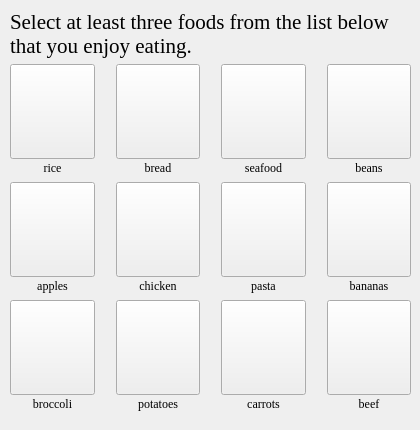
         <widget class="QWidget" name="foodprefspage">
          <widget class="QWidget" name="verticalLayoutWidget_3">
           <property name="geometry">
            <rect>
             <x>10</x>
             <y>10</y>
             <width>401</width>
             <height>411</height>
            </rect>
           </property>
           <layout class="QVBoxLayout" name="foodprefslayout">
            <property name="sizeConstraint">
             <enum>QLayout::SetDefaultConstraint</enum>
            </property>
            <property name="bottomMargin">
             <number>10</number>
            </property>
            <item>
             <widget class="QLabel" name="foodprefsquerylabel">
              <property name="font">
               <font>
                <family>Georgia</family>
                <pointsize>16</pointsize>
                <kerning>true</kerning>
               </font>
              </property>
              <property name="text">
               <string>Select at least three foods from the list below that you enjoy eating.</string>
              </property>
              <property name="wordWrap">
               <bool>true</bool>
              </property>
             </widget>
            </item>
            <item>
             <layout class="QGridLayout" name="foodsgrid">
              <property name="verticalSpacing">
               <number>2</number>
              </property>
              <item row="6" column="3">
               <spacer name="hspacer21f">
                <property name="orientation">
                 <enum>Qt::Horizontal</enum>
                </property>
                <property name="sizeType">
                 <enum>QSizePolicy::Fixed</enum>
                </property>
                <property name="sizeHint" stdset="0">
                 <size>
                  <width>15</width>
                  <height>20</height>
                 </size>
                </property>
               </spacer>
              </item>
              <item row="0" column="6">
               <widget class="QPushButton" name="beansbutton">
                <property name="sizePolicy">
                 <sizepolicy hsizetype="Minimum" vsizetype="MinimumExpanding">
                  <horstretch>0</horstretch>
                  <verstretch>0</verstretch>
                 </sizepolicy>
                </property>
                <property name="text">
                 <string/>
                </property>
                <property name="iconSize">
                 <size>
                  <width>60</width>
                  <height>60</height>
                 </size>
                </property>
                <property name="checkable">
                 <bool>true</bool>
                </property>
               </widget>
              </item>
              <item row="1" column="2">
               <widget class="QLabel" name="breadlabel">
                <property name="font">
                 <font>
                  <family>Georgia</family>
                  <kerning>true</kerning>
                 </font>
                </property>
                <property name="text">
                 <string>bread</string>
                </property>
                <property name="alignment">
                 <set>Qt::AlignCenter</set>
                </property>
               </widget>
              </item>
              <item row="6" column="1">
               <spacer name="hspacer11f">
                <property name="orientation">
                 <enum>Qt::Horizontal</enum>
                </property>
                <property name="sizeType">
                 <enum>QSizePolicy::Fixed</enum>
                </property>
                <property name="sizeHint" stdset="0">
                 <size>
                  <width>15</width>
                  <height>20</height>
                 </size>
                </property>
               </spacer>
              </item>
              <item row="4" column="0">
               <widget class="QLabel" name="appleslabel">
                <property name="font">
                 <font>
                  <family>Georgia</family>
                  <kerning>true</kerning>
                 </font>
                </property>
                <property name="text">
                 <string>apples</string>
                </property>
                <property name="alignment">
                 <set>Qt::AlignCenter</set>
                </property>
               </widget>
              </item>
              <item row="1" column="6">
               <widget class="QLabel" name="beanslabel">
                <property name="font">
                 <font>
                  <family>Georgia</family>
                  <kerning>true</kerning>
                 </font>
                </property>
                <property name="text">
                 <string>beans</string>
                </property>
                <property name="alignment">
                 <set>Qt::AlignCenter</set>
                </property>
               </widget>
              </item>
              <item row="6" column="4">
               <widget class="QPushButton" name="carrotsbutton">
                <property name="sizePolicy">
                 <sizepolicy hsizetype="Minimum" vsizetype="MinimumExpanding">
                  <horstretch>0</horstretch>
                  <verstretch>0</verstretch>
                 </sizepolicy>
                </property>
                <property name="text">
                 <string/>
                </property>
                <property name="iconSize">
                 <size>
                  <width>60</width>
                  <height>60</height>
                 </size>
                </property>
                <property name="checkable">
                 <bool>true</bool>
                </property>
               </widget>
              </item>
              <item row="4" column="2">
               <widget class="QLabel" name="chickenlabel">
                <property name="font">
                 <font>
                  <family>Georgia</family>
                  <kerning>true</kerning>
                 </font>
                </property>
                <property name="text">
                 <string>chicken</string>
                </property>
                <property name="alignment">
                 <set>Qt::AlignCenter</set>
                </property>
               </widget>
              </item>
              <item row="3" column="1">
               <spacer name="hspacer12f">
                <property name="orientation">
                 <enum>Qt::Horizontal</enum>
                </property>
                <property name="sizeType">
                 <enum>QSizePolicy::Fixed</enum>
                </property>
                <property name="sizeHint" stdset="0">
                 <size>
                  <width>15</width>
                  <height>20</height>
                 </size>
                </property>
               </spacer>
              </item>
              <item row="4" column="4">
               <widget class="QLabel" name="pastalabel">
                <property name="font">
                 <font>
                  <family>Georgia</family>
                  <kerning>true</kerning>
                 </font>
                </property>
                <property name="text">
                 <string>pasta</string>
                </property>
                <property name="alignment">
                 <set>Qt::AlignCenter</set>
                </property>
               </widget>
              </item>
              <item row="3" column="6">
               <widget class="QPushButton" name="bananasbutton">
                <property name="sizePolicy">
                 <sizepolicy hsizetype="Minimum" vsizetype="MinimumExpanding">
                  <horstretch>0</horstretch>
                  <verstretch>0</verstretch>
                 </sizepolicy>
                </property>
                <property name="text">
                 <string/>
                </property>
                <property name="iconSize">
                 <size>
                  <width>60</width>
                  <height>60</height>
                 </size>
                </property>
                <property name="checkable">
                 <bool>true</bool>
                </property>
               </widget>
              </item>
              <item row="5" column="2">
               <spacer name="vspacer21f">
                <property name="orientation">
                 <enum>Qt::Vertical</enum>
                </property>
                <property name="sizeType">
                 <enum>QSizePolicy::Fixed</enum>
                </property>
                <property name="sizeHint" stdset="0">
                 <size>
                  <width>20</width>
                  <height>5</height>
                 </size>
                </property>
               </spacer>
              </item>
              <item row="6" column="6">
               <widget class="QPushButton" name="beefbutton">
                <property name="sizePolicy">
                 <sizepolicy hsizetype="Minimum" vsizetype="MinimumExpanding">
                  <horstretch>0</horstretch>
                  <verstretch>0</verstretch>
                 </sizepolicy>
                </property>
                <property name="text">
                 <string/>
                </property>
                <property name="iconSize">
                 <size>
                  <width>60</width>
                  <height>60</height>
                 </size>
                </property>
                <property name="checkable">
                 <bool>true</bool>
                </property>
               </widget>
              </item>
              <item row="0" column="3">
               <spacer name="hspacer23f">
                <property name="orientation">
                 <enum>Qt::Horizontal</enum>
                </property>
                <property name="sizeType">
                 <enum>QSizePolicy::Fixed</enum>
                </property>
                <property name="sizeHint" stdset="0">
                 <size>
                  <width>15</width>
                  <height>20</height>
                 </size>
                </property>
               </spacer>
              </item>
              <item row="3" column="5">
               <spacer name="hspacer32f">
                <property name="orientation">
                 <enum>Qt::Horizontal</enum>
                </property>
                <property name="sizeType">
                 <enum>QSizePolicy::Fixed</enum>
                </property>
                <property name="sizeHint" stdset="0">
                 <size>
                  <width>15</width>
                  <height>20</height>
                 </size>
                </property>
               </spacer>
              </item>
              <item row="6" column="5">
               <spacer name="hspacer31f">
                <property name="orientation">
                 <enum>Qt::Horizontal</enum>
                </property>
                <property name="sizeType">
                 <enum>QSizePolicy::Fixed</enum>
                </property>
                <property name="sizeHint" stdset="0">
                 <size>
                  <width>15</width>
                  <height>20</height>
                 </size>
                </property>
               </spacer>
              </item>
              <item row="2" column="4">
               <spacer name="vspacer32f">
                <property name="orientation">
                 <enum>Qt::Vertical</enum>
                </property>
                <property name="sizeType">
                 <enum>QSizePolicy::Fixed</enum>
                </property>
                <property name="sizeHint" stdset="0">
                 <size>
                  <width>20</width>
                  <height>5</height>
                 </size>
                </property>
               </spacer>
              </item>
              <item row="7" column="4">
               <widget class="QLabel" name="carrotslabel">
                <property name="font">
                 <font>
                  <family>Georgia</family>
                  <kerning>true</kerning>
                 </font>
                </property>
                <property name="text">
                 <string>carrots</string>
                </property>
                <property name="alignment">
                 <set>Qt::AlignCenter</set>
                </property>
               </widget>
              </item>
              <item row="6" column="2">
               <widget class="QPushButton" name="potatoesbutton">
                <property name="sizePolicy">
                 <sizepolicy hsizetype="Minimum" vsizetype="MinimumExpanding">
                  <horstretch>0</horstretch>
                  <verstretch>0</verstretch>
                 </sizepolicy>
                </property>
                <property name="text">
                 <string/>
                </property>
                <property name="iconSize">
                 <size>
                  <width>60</width>
                  <height>60</height>
                 </size>
                </property>
                <property name="checkable">
                 <bool>true</bool>
                </property>
               </widget>
              </item>
              <item row="2" column="0">
               <spacer name="vspacer12f">
                <property name="orientation">
                 <enum>Qt::Vertical</enum>
                </property>
                <property name="sizeType">
                 <enum>QSizePolicy::Fixed</enum>
                </property>
                <property name="sizeHint" stdset="0">
                 <size>
                  <width>20</width>
                  <height>5</height>
                 </size>
                </property>
               </spacer>
              </item>
              <item row="3" column="3">
               <spacer name="hspacer22f">
                <property name="orientation">
                 <enum>Qt::Horizontal</enum>
                </property>
                <property name="sizeType">
                 <enum>QSizePolicy::Fixed</enum>
                </property>
                <property name="sizeHint" stdset="0">
                 <size>
                  <width>15</width>
                  <height>20</height>
                 </size>
                </property>
               </spacer>
              </item>
              <item row="0" column="5">
               <spacer name="hspacer33f">
                <property name="orientation">
                 <enum>Qt::Horizontal</enum>
                </property>
                <property name="sizeType">
                 <enum>QSizePolicy::Fixed</enum>
                </property>
                <property name="sizeHint" stdset="0">
                 <size>
                  <width>15</width>
                  <height>20</height>
                 </size>
                </property>
               </spacer>
              </item>
              <item row="0" column="0">
               <widget class="QPushButton" name="ricebutton">
                <property name="sizePolicy">
                 <sizepolicy hsizetype="Minimum" vsizetype="MinimumExpanding">
                  <horstretch>0</horstretch>
                  <verstretch>0</verstretch>
                 </sizepolicy>
                </property>
                <property name="text">
                 <string/>
                </property>
                <property name="iconSize">
                 <size>
                  <width>60</width>
                  <height>60</height>
                 </size>
                </property>
                <property name="checkable">
                 <bool>true</bool>
                </property>
                <property name="checked">
                 <bool>false</bool>
                </property>
                <property name="autoDefault">
                 <bool>false</bool>
                </property>
                <property name="default">
                 <bool>false</bool>
                </property>
                <property name="flat">
                 <bool>false</bool>
                </property>
               </widget>
              </item>
              <item row="0" column="2">
               <widget class="QPushButton" name="breadbutton">
                <property name="sizePolicy">
                 <sizepolicy hsizetype="Minimum" vsizetype="MinimumExpanding">
                  <horstretch>0</horstretch>
                  <verstretch>0</verstretch>
                 </sizepolicy>
                </property>
                <property name="text">
                 <string/>
                </property>
                <property name="iconSize">
                 <size>
                  <width>60</width>
                  <height>60</height>
                 </size>
                </property>
                <property name="checkable">
                 <bool>true</bool>
                </property>
               </widget>
              </item>
              <item row="1" column="0">
               <widget class="QLabel" name="ricelabel">
                <property name="font">
                 <font>
                  <family>Georgia</family>
                  <kerning>true</kerning>
                 </font>
                </property>
                <property name="autoFillBackground">
                 <bool>false</bool>
                </property>
                <property name="frameShape">
                 <enum>QFrame::NoFrame</enum>
                </property>
                <property name="frameShadow">
                 <enum>QFrame::Plain</enum>
                </property>
                <property name="text">
                 <string>rice</string>
                </property>
                <property name="scaledContents">
                 <bool>false</bool>
                </property>
                <property name="alignment">
                 <set>Qt::AlignCenter</set>
                </property>
               </widget>
              </item>
              <item row="0" column="1">
               <spacer name="hspacer13f">
                <property name="orientation">
                 <enum>Qt::Horizontal</enum>
                </property>
                <property name="sizeType">
                 <enum>QSizePolicy::Fixed</enum>
                </property>
                <property name="sizeHint" stdset="0">
                 <size>
                  <width>15</width>
                  <height>20</height>
                 </size>
                </property>
               </spacer>
              </item>
              <item row="2" column="6">
               <spacer name="vspacer42f">
                <property name="orientation">
                 <enum>Qt::Vertical</enum>
                </property>
                <property name="sizeType">
                 <enum>QSizePolicy::Fixed</enum>
                </property>
                <property name="sizeHint" stdset="0">
                 <size>
                  <width>20</width>
                  <height>5</height>
                 </size>
                </property>
               </spacer>
              </item>
              <item row="1" column="4">
               <widget class="QLabel" name="seafoodlabel">
                <property name="font">
                 <font>
                  <family>Georgia</family>
                  <kerning>true</kerning>
                 </font>
                </property>
                <property name="text">
                 <string>seafood</string>
                </property>
                <property name="alignment">
                 <set>Qt::AlignCenter</set>
                </property>
               </widget>
              </item>
              <item row="5" column="4">
               <spacer name="vspacer31f">
                <property name="orientation">
                 <enum>Qt::Vertical</enum>
                </property>
                <property name="sizeType">
                 <enum>QSizePolicy::Fixed</enum>
                </property>
                <property name="sizeHint" stdset="0">
                 <size>
                  <width>20</width>
                  <height>5</height>
                 </size>
                </property>
               </spacer>
              </item>
              <item row="5" column="0">
               <spacer name="vspacer11f">
                <property name="orientation">
                 <enum>Qt::Vertical</enum>
                </property>
                <property name="sizeType">
                 <enum>QSizePolicy::Fixed</enum>
                </property>
                <property name="sizeHint" stdset="0">
                 <size>
                  <width>20</width>
                  <height>5</height>
                 </size>
                </property>
               </spacer>
              </item>
              <item row="7" column="0">
               <widget class="QLabel" name="broccolilabel">
                <property name="font">
                 <font>
                  <family>Georgia</family>
                  <kerning>true</kerning>
                 </font>
                </property>
                <property name="text">
                 <string>broccoli</string>
                </property>
                <property name="alignment">
                 <set>Qt::AlignCenter</set>
                </property>
               </widget>
              </item>
              <item row="6" column="0">
               <widget class="QPushButton" name="broccolibutton">
                <property name="sizePolicy">
                 <sizepolicy hsizetype="Minimum" vsizetype="MinimumExpanding">
                  <horstretch>0</horstretch>
                  <verstretch>0</verstretch>
                 </sizepolicy>
                </property>
                <property name="text">
                 <string/>
                </property>
                <property name="iconSize">
                 <size>
                  <width>60</width>
                  <height>60</height>
                 </size>
                </property>
                <property name="checkable">
                 <bool>true</bool>
                </property>
               </widget>
              </item>
              <item row="3" column="0">
               <widget class="QPushButton" name="applesbutton">
                <property name="sizePolicy">
                 <sizepolicy hsizetype="Minimum" vsizetype="MinimumExpanding">
                  <horstretch>0</horstretch>
                  <verstretch>0</verstretch>
                 </sizepolicy>
                </property>
                <property name="text">
                 <string/>
                </property>
                <property name="iconSize">
                 <size>
                  <width>60</width>
                  <height>60</height>
                 </size>
                </property>
                <property name="checkable">
                 <bool>true</bool>
                </property>
               </widget>
              </item>
              <item row="7" column="6">
               <widget class="QLabel" name="beeflabel">
                <property name="font">
                 <font>
                  <family>Georgia</family>
                  <kerning>true</kerning>
                 </font>
                </property>
                <property name="text">
                 <string>beef</string>
                </property>
                <property name="alignment">
                 <set>Qt::AlignCenter</set>
                </property>
               </widget>
              </item>
              <item row="2" column="2">
               <spacer name="vspacer22f">
                <property name="orientation">
                 <enum>Qt::Vertical</enum>
                </property>
                <property name="sizeType">
                 <enum>QSizePolicy::Fixed</enum>
                </property>
                <property name="sizeHint" stdset="0">
                 <size>
                  <width>20</width>
                  <height>5</height>
                 </size>
                </property>
               </spacer>
              </item>
              <item row="3" column="4">
               <widget class="QPushButton" name="pastabutton">
                <property name="sizePolicy">
                 <sizepolicy hsizetype="Minimum" vsizetype="MinimumExpanding">
                  <horstretch>0</horstretch>
                  <verstretch>0</verstretch>
                 </sizepolicy>
                </property>
                <property name="text">
                 <string/>
                </property>
                <property name="iconSize">
                 <size>
                  <width>60</width>
                  <height>60</height>
                 </size>
                </property>
                <property name="checkable">
                 <bool>true</bool>
                </property>
               </widget>
              </item>
              <item row="0" column="4">
               <widget class="QPushButton" name="seafoodbutton">
                <property name="sizePolicy">
                 <sizepolicy hsizetype="Minimum" vsizetype="MinimumExpanding">
                  <horstretch>0</horstretch>
                  <verstretch>0</verstretch>
                 </sizepolicy>
                </property>
                <property name="text">
                 <string/>
                </property>
                <property name="iconSize">
                 <size>
                  <width>60</width>
                  <height>60</height>
                 </size>
                </property>
                <property name="checkable">
                 <bool>true</bool>
                </property>
               </widget>
              </item>
              <item row="7" column="2">
               <widget class="QLabel" name="potatoeslabel">
                <property name="font">
                 <font>
                  <family>Georgia</family>
                  <kerning>true</kerning>
                 </font>
                </property>
                <property name="text">
                 <string>potatoes</string>
                </property>
                <property name="alignment">
                 <set>Qt::AlignCenter</set>
                </property>
               </widget>
              </item>
              <item row="4" column="6">
               <widget class="QLabel" name="bananaslabel">
                <property name="font">
                 <font>
                  <family>Georgia</family>
                  <kerning>true</kerning>
                 </font>
                </property>
                <property name="text">
                 <string>bananas</string>
                </property>
                <property name="alignment">
                 <set>Qt::AlignCenter</set>
                </property>
               </widget>
              </item>
              <item row="5" column="6">
               <spacer name="vspacer41f">
                <property name="orientation">
                 <enum>Qt::Vertical</enum>
                </property>
                <property name="sizeType">
                 <enum>QSizePolicy::Fixed</enum>
                </property>
                <property name="sizeHint" stdset="0">
                 <size>
                  <width>20</width>
                  <height>5</height>
                 </size>
                </property>
               </spacer>
              </item>
              <item row="3" column="2">
               <widget class="QPushButton" name="chickenbutton">
                <property name="sizePolicy">
                 <sizepolicy hsizetype="Minimum" vsizetype="MinimumExpanding">
                  <horstretch>0</horstretch>
                  <verstretch>0</verstretch>
                 </sizepolicy>
                </property>
                <property name="text">
                 <string/>
                </property>
                <property name="iconSize">
                 <size>
                  <width>60</width>
                  <height>60</height>
                 </size>
                </property>
                <property name="checkable">
                 <bool>true</bool>
                </property>
               </widget>
              </item>
             </layout>
            </item>
           </layout>
          </widget>
         </widget>
